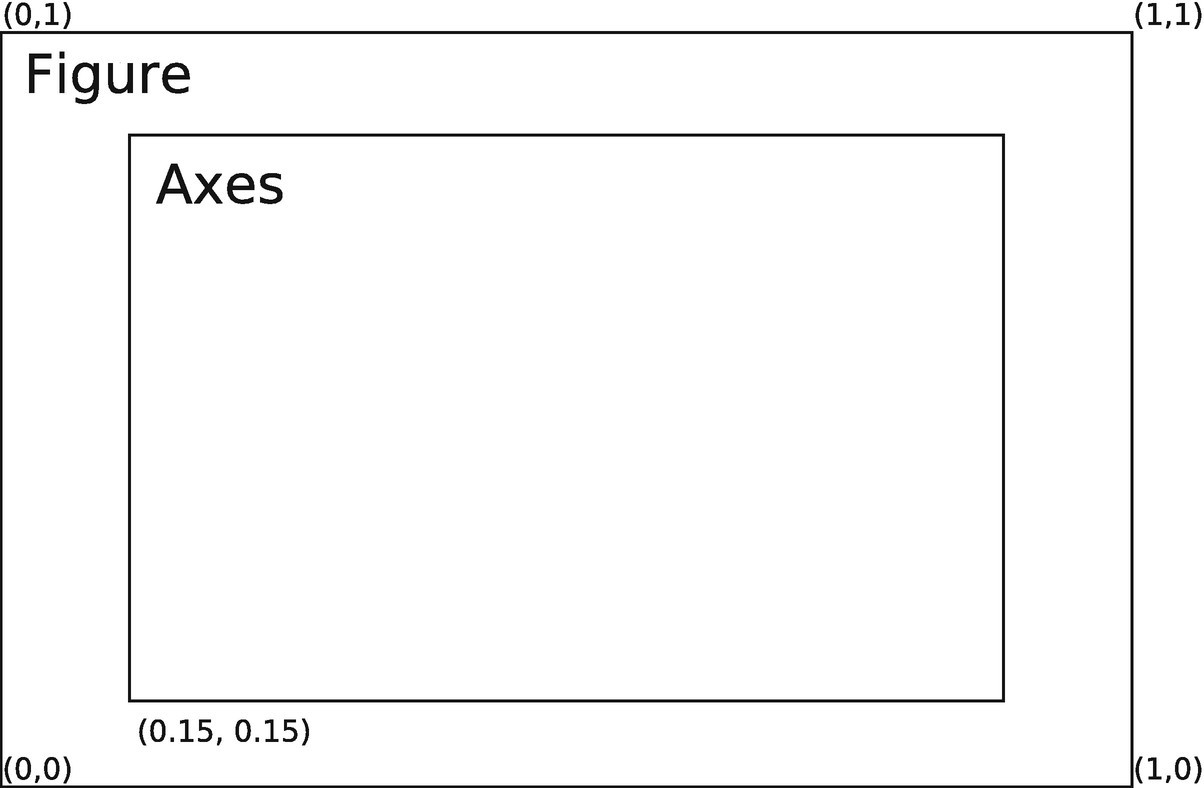
#> input picture code/03 Matplotlib/matplotlib_element.png, 1204 x 788 px
$ jupyter execute --allow-errors '03 Matplotlib.ipynb'   (shell and % lines are left out)
#> lines starting #> are read from the running program, lines starting #| are printed output that depends on the picture
# Matplotlib

## https://matplotlib.org/

[cell 1]
import matplotlib as mpl

import matplotlib.pyplot as plt

[cell 2]
import matplotlib.image as mpimg

img = mpimg.imread('matplotlib_element.png')
#> img is the input picture: shape (788, 1204, 4) float32; mean R, G, B, A 0.974, 0.974, 0.974, 1
img

[cell 3]
imgplot = plt.imshow(img)
imgplot

* **Axis**:
represents a number line, and is used to determine the graph limits.
* **Axes**:
represent what we construct as plots.
* **Artist**:
refers to everything that you can see on your figure
* **Figure**:
refers to the entire figure you are working on.

#### Styles

https://matplotlib.org/3.2.1/gallery/style_sheets/style_sheets_reference.html

[cell 4]
plt.style.use('ggplot')

[cell 5]
import numpy as np


import math

x = np.arange(0, math.pi*2, 0.05)
y = np.sin(x)
plt.plot(x,y)
#> figure, not shown here; curve peaks at x = 1.55, y = 1

[cell 6]
x = np.linspace(0, 20)
#print(len(x))

y = np.exp(x)

title = 'Exponential function'

plt.figure(figsize=(6,5))
plt.plot(x, y)

plt.xlabel('x')
plt.ylabel('Exp')
plt.title(title, fontsize=16)
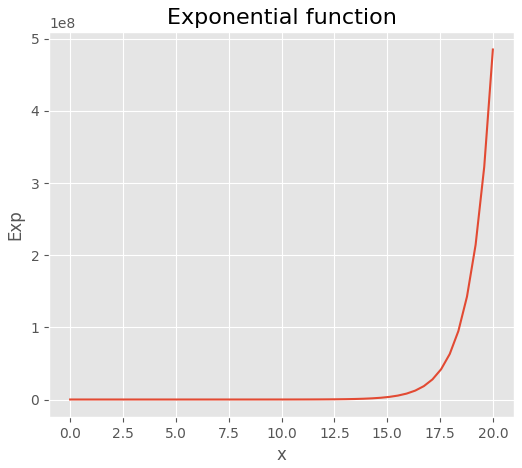
#> figure drawn by matplotlib, 1 panel; curve peaks at x = 20, y = 485165195.4

[cell 7]
coefs = [-2, -1, 0, 1, 2]

f, (ax1, ax2, ax3) = plt.subplots(1, 3, sharey=True, figsize=(18,6))

x = np.linspace(-2, 2, 30)

for idx, val in enumerate([ax1, ax2, ax3]):
    for v in coefs:
        a, b, c = 1, 0, 0

        if idx == 0:
            a=v
        elif idx == 1:
            b=v
        else:
            c=v

        y = a * (x**2) + (b * x) + c

        val.plot(x, y, label=str(coefs[v])+' coeficient')

        val.axhline(y=0, color='k')
        val.axvline(x=0, color='k')
        val.grid()
        val.legend(loc='lower left')

plt.show()
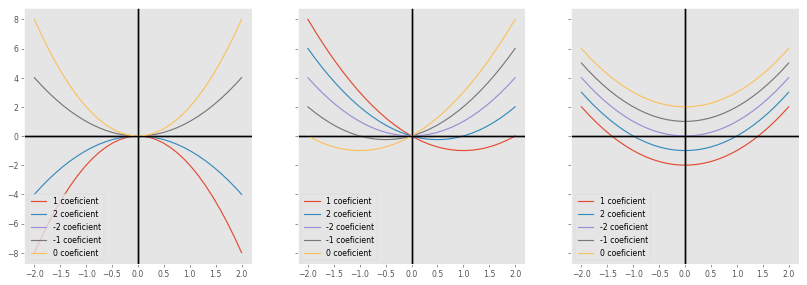
#> figure drawn by matplotlib, 3 panels; panel 1: curve peaks at x = -0.069, y = -0.00951

[cell 8]
x = np.linspace(0, 15)

plt.plot(x, x)
plt.plot(x, 2*x+2, '--')
plt.plot(x, 3*x+6, '*')
#> figure, not shown here; curve peaks at x = 15, y = 15; curve peaks at x = 15, y = 32; curve peaks at x = 15, y = 51

[cell 9]
plt.plot(x, x, linestyle = 'dashed')
plt.plot(x, 2*x+2, linestyle = 'solid')
plt.plot(x, 3*x+6, linestyle = 'dotted')
#> figure, not shown here; curve peaks at x = 15, y = 15; curve peaks at x = 15, y = 32; curve peaks at x = 15, y = 51

[cell 10]
plt.plot(x, x, linestyle = 'dashed', color = 'b')
plt.plot(x, 2*x+2, linestyle = 'solid', color = '#FF22DD') #RGB -> #FFFFFF. 0 -> 255
plt.plot(x, 3*x+6, linestyle = 'dotted', color = (1.0, 0.8, 0.2)) #RGB -> (1.0, 1.0, 1.0) 0.0 -> 1.0
#> figure, not shown here; curve peaks at x = 15, y = 15; curve peaks at x = 15, y = 32; curve peaks at x = 15, y = 51

[cell 11]
plt.plot(x, np.sin(x))
plt.axis([10, 0, 1.0, -1.0]) #[xmin, xmax, ymin, ymax]
#> figure, not shown here; curve peaks at x = 1.53, y = 0.999

[cell 12]
plt.plot(x, np.sin(x))
plt.axis([0, 10, -2.0, 2.0])
#> figure, not shown here; curve peaks at x = 1.53, y = 0.999

## Labeling photos

[cell 13]
plt.title('title')
plt.xlabel('x-axis')
plt.ylabel('y-axis')

[cell 14]
x = np.linspace(0, 10, 1000)

plt.plot(x, np.cos(x))
plt.axis([0, 10, -1.0, 1.0])

plt.title('Cosine')
plt.xlabel('x')
plt.ylabel('cos(x)')
#> figure, not shown here; curve peaks at x = 0, y = 1

[cell 15]
plt.plot(x, np.cos(x), linestyle='dashed', label='cos(x)')
plt.plot(x, np.sin(x), linestyle='solid', label='sin(x)', color='green')

plt.axis([0, 10, -1.0, 1.0])
plt.legend()
#> figure, not shown here; curve peaks at x = 0, y = 1; curve peaks at x = 1.57, y = 1

### Basic Matplotlib functions

[cell 16]
from sklearn.datasets import load_iris
iris = load_iris()
features = iris.data.T

plt.scatter(features[2], features[3], alpha=0.2, s=100, c=iris.target, cmap='viridis')

#### https://matplotlib.org/stable/tutorials/colors/colormaps.html

### Bar plot

[cell 17]
fig = plt.figure()
ax = fig.add_axes([0,0,1,1])

langs = ['C', 'C++', 'Java', 'Python' ,'PHP']
students = [25, 46, 32, 12, 19]

ax.bar(langs, students, color='b', width=0.15)
plt.show()
#> figure, not shown here; tallest bar 46 high, from x = 0.925 to 1.07

[cell 18]
fig = plt.figure()
ax = fig.add_axes([0,0,1,1])

langs = ['C', 'C++', 'Java', 'Python' ,'PHP']
boys = [25, 46, 32, 12, 19]
girls = [28, 15, 42, 36, 37]

ax.bar(langs, boys, color='b', width=0.15)
ax.bar(langs, girls, color='r', width=0.15, bottom=boys)

plt.show()
#> figure, not shown here; tallest bar 46 high, from x = 0.925 to 1.07; tallest bar 42 high, from x = 1.93 to 2.08

[cell 19]
data = [[25, 46, 32, 12, 19],[28, 15, 42, 36, 37]]

x = np.arange(5)
fig = plt.figure()
ax = fig.add_axes([0,0,1,1])

ax.bar(x+0.0, data[0], color='b', width=0.15)
ax.bar(x+0.2, data[1], color='r', width=0.15)
plt.show()
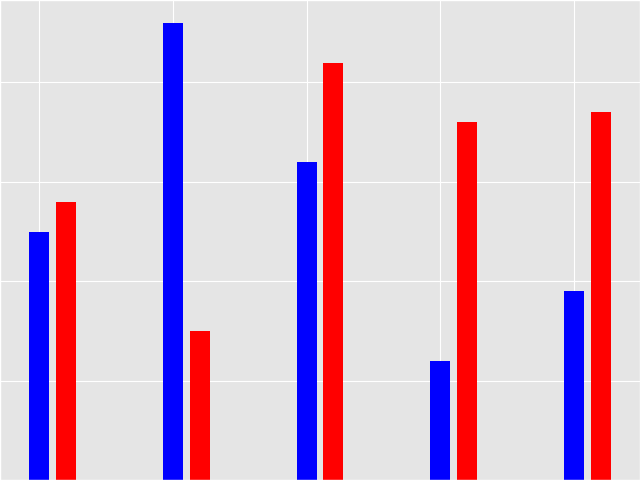
#> figure drawn by matplotlib, 1 panel; tallest bar 46 high, from x = 0.925 to 1.07; tallest bar 42 high, from x = 2.12 to 2.27

### Pie Chart

[cell 20]
fig = plt.figure()
ax = fig.add_axes([0,0,1,1])

langs = ['C', 'C++', 'Java', 'Python' ,'PHP']
students = [25, 46, 32, 12, 19]

ax.pie(students, labels=langs, autopct='%1.2f%%')
plt.show()
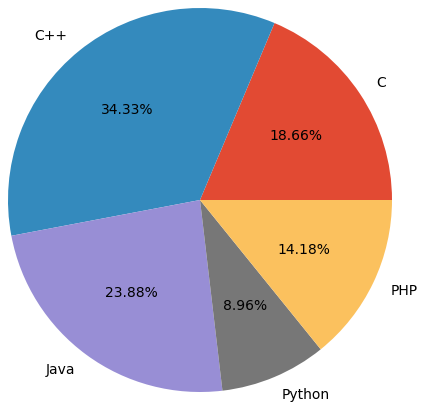
#> figure drawn by matplotlib, 1 panel

### Histograms

[cell 21]
#Normal distribution
x=np.random.randn(1000)

plt.hist(x, bins=20)
plt.show()
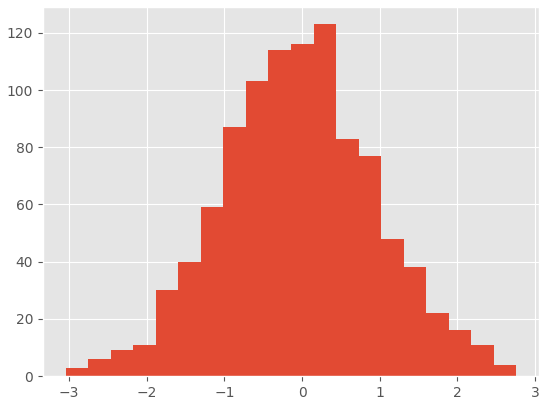
#> figure drawn by matplotlib, 1 panel; tallest bar 123 high, from x = 0.147 to 0.437

### Boxplot

[cell 22]
plt.boxplot(x)
plt.show()
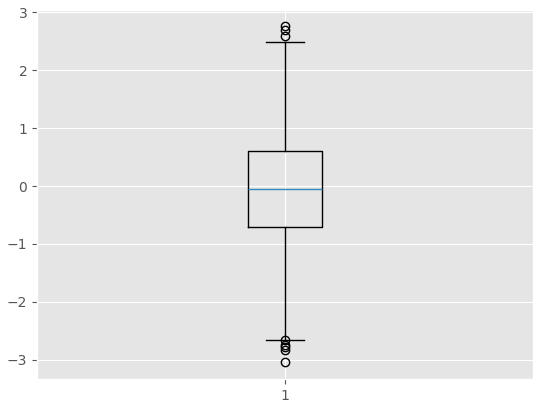
#> figure drawn by matplotlib, 1 panel

## Multiple subplots

[cell 23]
t = np.arange(0, 5, 0.1)

y1 = np.sin(2*np.pi*t)
y2 = np.sin(2*np.pi*t)

plt.subplot(211)
plt.plot(t, y1, 'b-.')
plt.subplot(212)
plt.plot(t, y2, 'r--')
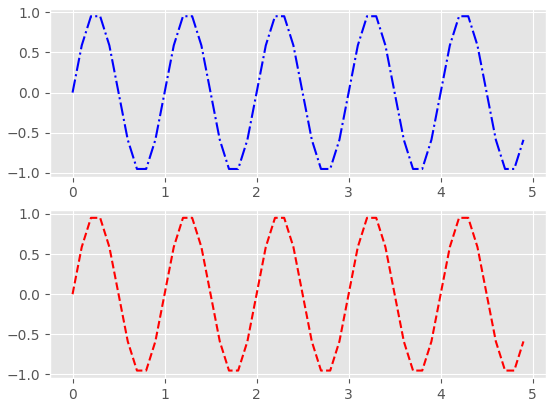
#> figure drawn by matplotlib, 2 panels; panel 1: curve peaks at x = 2.2, y = 0.951; panel 2: curve peaks at x = 2.2, y = 0.951

[cell 24]
t = np.arange(0, 1, 0.1)

y1 = np.sin(2*np.pi*t)
y2 = np.cos(2*np.pi*t)
y3 = t

plt.subplot(131)
plt.plot(t, y1, 'b-.')
plt.subplot(132)
plt.plot(t, y2, 'r--')
plt.subplot(133)
plt.plot(t, y3, 'g*')
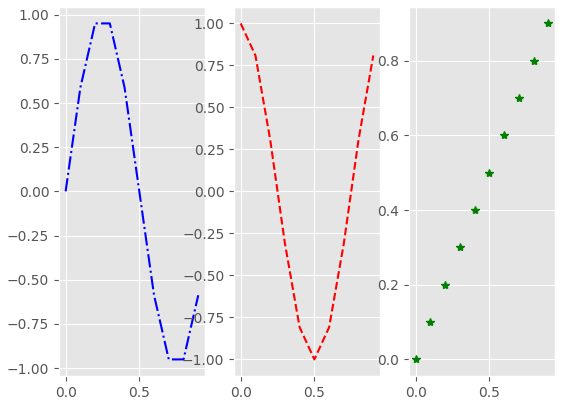
#> figure drawn by matplotlib, 3 panels; panel 1: curve peaks at x = 0.2, y = 0.951; panel 2: curve peaks at x = 0, y = 1; panel 3: curve peaks at x = 0.9, y = 0.9

[cell 25]
fig, a = plt.subplots(2,2) #subplots(rows, cols)

x = np.arange(0,10)
a[0,0].plot(x, x*x)
a[0,0].set_title('Squared')

a[0,1].plot(x, np.sqrt(x))
a[0,1].set_title('Square root')

a[1,0].plot(x, np.exp(x))
a[1,0].set_title('Exponential')

a[1,1].plot(x, np.log10(x))
a[1,1].set_title('Log10')

plt.show()
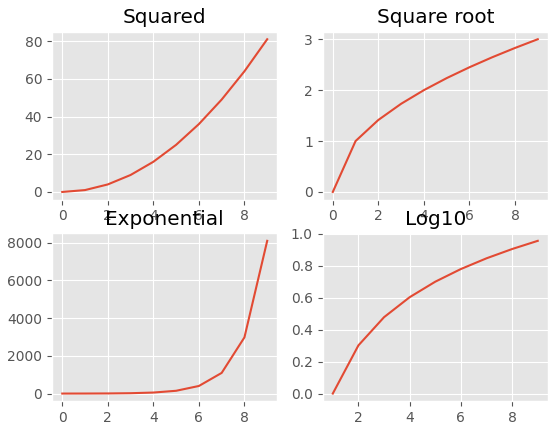
#> figure drawn by matplotlib, 4 panels; panel 1: curve peaks at x = 9, y = 81; panel 2: curve peaks at x = 9, y = 3; panel 3: curve peaks at x = 9, y = 8103.1

[cell 26]
fig.savefig('newFigure.png')

[cell 27]
img = mpimg.imread('newFigure.png')
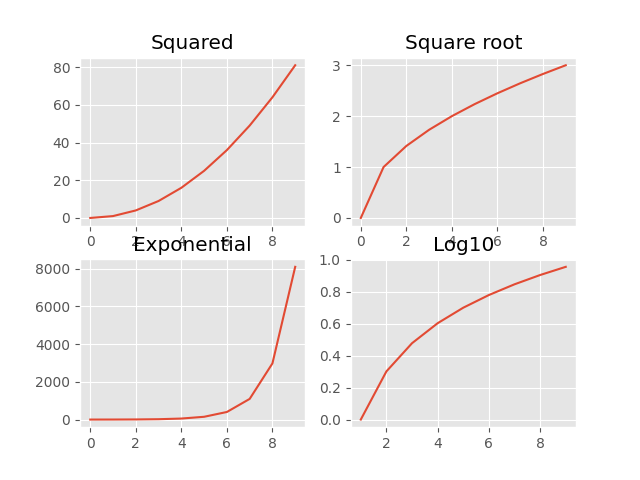
#> img: shape (480, 640, 4) float32; mean R, G, B, A 0.942, 0.938, 0.937, 1
imgplot = plt.imshow(img)
imgplot

[cell 28]
# Pillow
from PIL import Image

image = Image.open('newFigure.png')
image.show()
